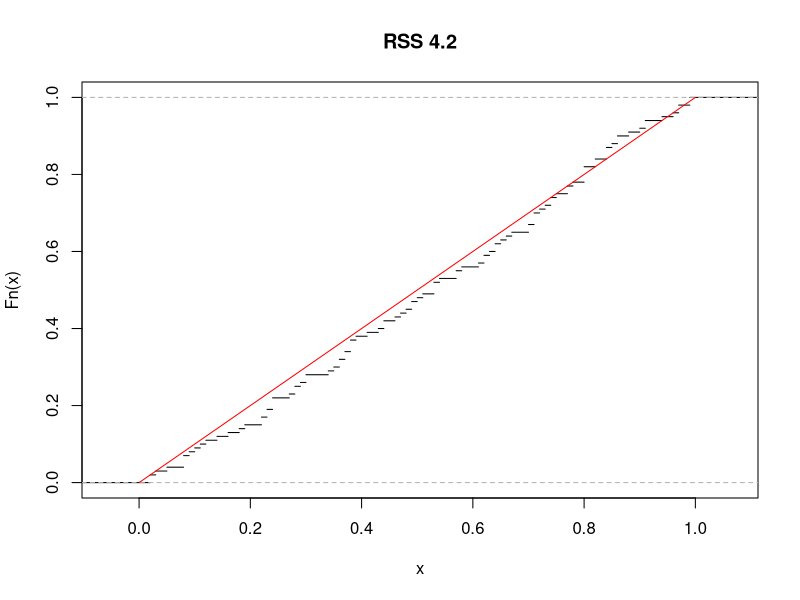

Here is the R script that generated this plot:
#!/usr/bin/Rscript

rss_42 <- function(base_sample1, base_sample2, m) {
  n <- length(base_sample1)
  l <- length(base_sample2)
  mega_sample <- c(base_sample1, base_sample2)
  
  T <- sqrt(1/n + 1/l) * ((mean(base_sample1) - mean(base_sample2))/sd(mega_sample))
  sum <- 0
  
  for(k in 1:m) {
    Z <- sample(mega_sample, replace = TRUE)
    X <- Z[1:n]
    Y <- Z[(n+1):(n+l)]
    
    snlk <- 1/(n+l)*((n-1)*var(X)+(l-1)*var(Y))
    Tstar <- sqrt(1/n + 1/l) * ((mean(X) - mean(Y))/snlk)
    
    if(Tstar > T) {
      sum <- sum + 1
    }
  }
  p <- 1/m*sum
}

n <- 100
m <- 100
Pi <- 1:n
for(i in 1:n) {
  base_sample1 <- rexp(n)
  base_sample2 <- rexp(n)
  Pi[i] <- rss_42(base_sample1, base_sample2, m)
}

plot(ecdf(Pi), do.points = FALSE, main="RSS 4.2")
lines(c(0,1),c(0,1), col="red")